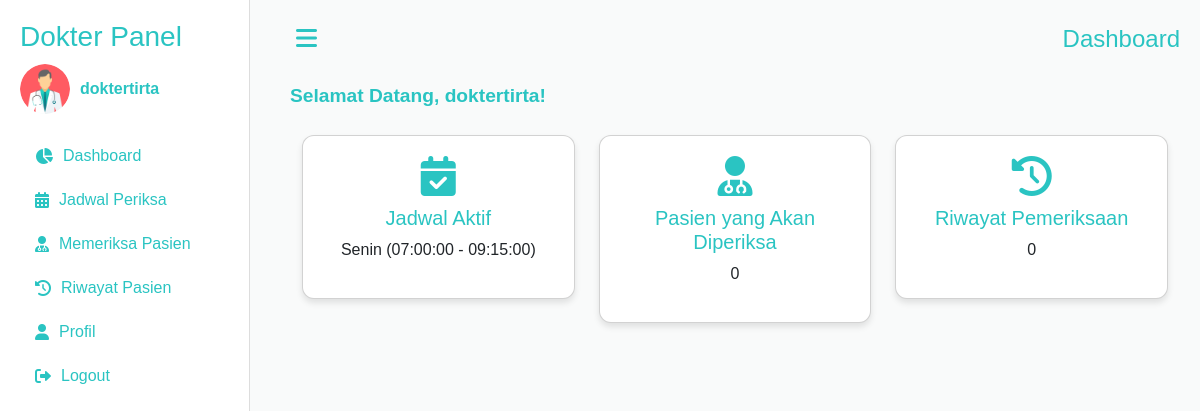
The app's page /dokter/dashboard.php (signed in) with its own data.
### tables this page shows
CREATE TABLE `jadwal_periksa` (
  `id` int(11) NOT NULL,
  `id_dokter` int(11) NOT NULL,
  `hari` varchar(10) NOT NULL,
  `jam_mulai` time NOT NULL,
  `jam_selesai` time NOT NULL,
  `status` enum('Aktif','Tidak Aktif') DEFAULT 'Tidak Aktif'
);

### dokter/dashboard.php (the view, shortened to what this page needs)
<?php
include '../includes/db.php';
$dokterId = $_SESSION['id'];
$dokterName = $_SESSION['username'];
$jadwalAktif = $conn->query("
    SELECT hari, jam_mulai, jam_selesai
    FROM jadwal_periksa
    WHERE id_dokter = '$dokterId'
    LIMIT 1
")->fetch_assoc();
$pasienCount = $conn->query("
    SELECT COUNT(*) AS total
    FROM daftar_poli
    WHERE id_jadwal IN (
        SELECT id FROM jadwal_periksa WHERE id_dokter = '$dokterId'
    )
")->fetch_assoc()['total'];
$riwayatCount = $conn->query("
    SELECT COUNT(*) AS total
    FROM periksa
    WHERE id_daftar_poli IN (
        SELECT id FROM daftar_poli WHERE id_jadwal IN (
            SELECT id FROM jadwal_periksa WHERE id_dokter = '$dokterId'
        )
    ) AND tgl_periksa <= CURDATE()
")->fetch_assoc()['total'];
?>
<!DOCTYPE html>
<html lang="en">
<head>
    <link href="https://cdn.jsdelivr.net/npm/bootstrap@5.3.0-alpha1/dist/css/bootstrap.min.css" rel="stylesheet">
    <link rel="stylesheet" href="https://cdnjs.cloudflare.com/ajax/libs/font-awesome/6.0.0/css/all.min.css">
    <link rel="stylesheet" href="../assets/css/admin/styles.css">
</head>
<body>
    <div class="sidebar" id="sidebar">
        <h3>Dokter Panel</h3>
        <div class="profile">
            <img src="../assets/images/avatar-doctor.png" alt="Avatar">
            <span><?= htmlspecialchars($dokterName) ?></span>
        </div>
        <a href="dashboard.php" class="active"><i class="fas fa-chart-pie"></i> Dashboard</a>
        <a href="jadwal_periksa.php"><i class="fas fa-calendar-alt"></i> Jadwal Periksa</a>
        <a href="periksa_pasien.php"><i class="fas fa-user-md"></i> Memeriksa Pasien</a>
        <a href="riwayat_pasien.php"><i class="fas fa-history"></i> Riwayat Pasien</a>
        <a href="profil.php"><i class="fas fa-user"></i> Profil</a>
        <a href="../logout.php"><i class="fas fa-sign-out-alt"></i> Logout</a>
    </div>
    <div class="content" id="content">
        <div class="header">
            <button class="toggle-btn" id="toggleSidebar">
                <i class="fas fa-bars"></i>
            </button>
            <h1>Dashboard</h1>
        </div>
        <div class="welcome mt-4">
            Selamat Datang, <span><?= htmlspecialchars($dokterName) ?></span>!
        </div>
        <div class="container-fluid">
            <div class="row mt-4">
                <div class="col-md-4 mb-4">
                    <div class="card">
                        <i class="fas fa-calendar-check"></i>
                        <h5>Jadwal Aktif</h5>
                        <p>
                            <?= $jadwalAktif ? $jadwalAktif['hari'] . " (" . $jadwalAktif['jam_mulai'] . " - " . $jadwalAktif['jam_selesai'] . ")" : "Tidak Ada" ?>
                        </p>
                    </div>
                </div>
                <div class="col-md-4 mb-4">
                    <div class="card">
                        <i class="fas fa-user-md"></i>
                        <h5>Pasien yang Akan Diperiksa</h5>
                        <p><?= $pasienCount ?></p>
                    </div>
                </div>
                <div class="col-md-4 mb-4">
                    <div class="card">
                        <i class="fas fa-history"></i>
                        <h5>Riwayat Pemeriksaan</h5>
                        <p><?= $riwayatCount ?></p>
                    </div>
                </div>
            </div>
        </div>
    </div>
</body>
</html>

### assets/css/admin/styles.css (style rules this page uses)
:root { --main-bg-color: #f9fafa; --sidebar-bg-color: #ffffff; --text-color: #2ac4c2; --card-bg-color: #ffffff; --card-shadow: rgba(0, 0, 0, 0.1); }
body { font-family: Arial, sans-serif; margin: 0; padding: 0; background-color: var(--main-bg-color); }
.sidebar { height: 100vh; background-color: var(--sidebar-bg-color); border-right: 1px solid #ddd; padding: 20px; position: fixed; top: 0; left: 0; width: 250px; z-index: 1000; transition: transform 0.3s ease-in-out; }
.sidebar h3 { color: var(--text-color); margin-bottom: 10px; }
.profile { display: flex; align-items: center; margin-bottom: 20px; }
.profile img { width: 50px; height: 50px; border-radius: 50%; margin-right: 10px; }
.profile span { font-size: 1rem; color: var(--text-color); font-weight: bold; }
.sidebar a { color: var(--text-color); text-decoration: none; display: flex; align-items: center; padding: 10px 15px; border-radius: 5px; }
.sidebar a i { margin-right: 10px; }
.toggle-btn { background: none; border: none; color: var(--text-color); font-size: 24px; cursor: pointer; margin-right: 15px; }
.content { margin-left: 270px; padding: 20px; transition: margin-left 0.3s ease-in-out; }
.card { background-color: var(--card-bg-color); border-radius: 12px; box-shadow: 0 4px 6px var(--card-shadow); text-align: center; padding: 20px; }
.card h5 { color: var(--text-color); }
.card i { font-size: 40px; color: var(--text-color); margin-bottom: 10px; }
.welcome { font-size: 1.2rem; font-weight: bold; color: var(--text-color); }
.header { display: flex; align-items: center; justify-content: space-between; }
.header h1 { margin: 0; font-size: 1.5rem; color: var(--text-color); }
h1 { color: #42c3cf; }

### records on screen
jadwal_periksa: hari "Senin", jam_mulai "07:00:00", jam_selesai "09:15:00"

### other values on screen
$dokterName "doktertirta"
$pasienCount "0"
$riwayatCount "0"
